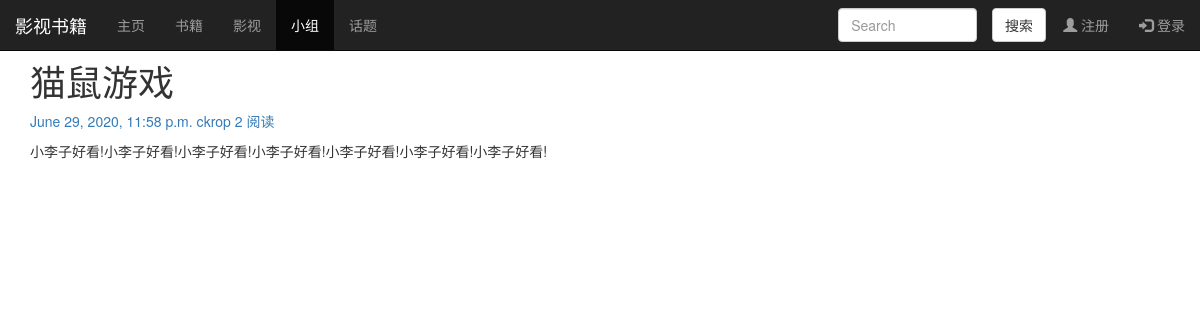
/group/grouppost/12, run on the app's committed database.
### group_func/models.py (models this page shows, shortened)
class GroupPost(models.Model):
    title = models.CharField('标题', max_length=70)
    body = models.TextField(validators=[MinLengthValidator(25)])
    created_time = models.DateTimeField('创建时间', default=timezone.now)
    modified_time = models.DateTimeField('修改时间')
    excerpt = models.CharField(max_length=200, blank=True)
    author = models.ForeignKey(User, verbose_name='作者', null=True, on_delete=models.CASCADE, )
    views = models.PositiveIntegerField(default=0, blank=True, null=True)
    group = models.ForeignKey(Group, verbose_name='小组名', related_name='grouptalk', on_delete=models.CASCADE)
    top = models.BooleanField(default=False)
    top_time = models.DateTimeField('置顶时间', default=timezone.now)
    im = models.BooleanField(default=False)
    def save(self, *args, **kwargs):
        self.modified_time = timezone.now()
        md = markdown.Markdown(extensions=[
            'markdown.extensions.extra',
            'markdown.extensions.codehilite',
        ])
        self.excerpt = strip_tags(md.convert(self.body))[:54]
        super().save(*args, **kwargs)
    def increase_views(self):
        self.views += 1
        self.save(update_fields=['views'])
    class Meta:
        verbose_name = '小组讨论'
        verbose_name_plural = verbose_name
        ordering = ['-created_time']
        default_permissions = ()
        permissions = (
            ("grouppost_delete", "讨论删除权限"),)

### group_func/views.py (the view)
# urls.py: path('grouppost/<int:pk>', views.GroupDetailView.as_view(), name='group_detailmore'),
class GroupDetailView(DetailView):
    model = GroupPost
    template_name = 'group_detailmore.html'
    context_object_name = 'grouppost'
    def get(self, request, *args, **kwargs):
        response = super(GroupDetailView, self).get(request, *args, **kwargs)
        self.object.increase_views()
        return response
    def get_object(self, queryset=None):
        post = super().get_object(queryset=None)
        md = markdown.Markdown(extensions=[
            'markdown.extensions.extra',
            'markdown.extensions.codehilite',
            TocExtension(slugify=slugify),
        ])
        post.body = md.convert(post.body)
        m = re.search(r'<div class="toc">\s*<ul>(.*)</ul>\s*</div>', md.toc, re.S)
        post.toc = m.group(1) if m is not None else ''
        return post

### group_func/templates/group_detailmore.html
{% extends 'group_base.html' %}
{% block content %}
    <article class="post post-{{grouppost.pk}}">
    <header class="entry-header">
        <h1 class="entry-title">
            {{ grouppost.title }}
        </h1>
        <div class="entry-meta">
            <span class="post-date"><a href="#"><time class="entry-date"
                        datetime="{{grouppost.created_time}}">{{grouppost.created_time}}</time></a></span>
            <span class="grouppost-author"><a href="#">{{grouppost.author}}</a></span>
            <span class="views-count"><a href="#">{{ grouppost.views }} 阅读</a></span>
        </div>
    </header>
    <div class="entry-content clearfix">
        <p>{{grouppost.body|safe}}</p>
    </div>
</article>
{% endblock %}

### data on the page
GroupPost: title "猫鼠游戏", created_time "June 29, 2020, 11:58 p.m.", author "ckrop", views "2", body "小李子好看!小李子好看!小李子好看!小李子好看!小李子好看!小李子好看!小李子好看!"
